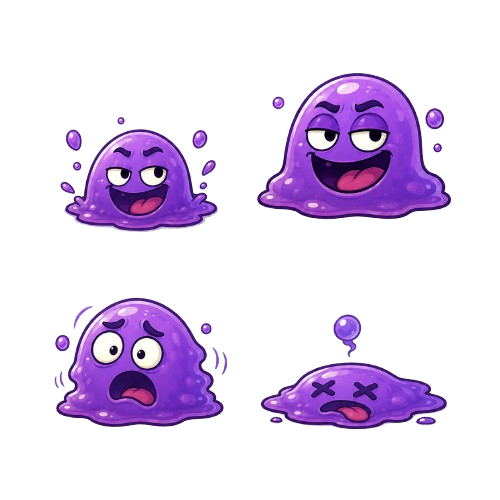
#> input picture Available Assets/RAW/T_Char_SkibidiSlime_01.png, 500 x 500 px, given in place of cove_sky_raw.png, which was not available
$ python optimize_backgrounds.py
#> lines starting #> are read from the running program, lines starting #| are printed output that depends on the picture
"""Resize + optimize generated Castaway Cove background layers into web JPGs.

Source PNGs are produced by the image generator (1536x1024). We downscale to a
mobile-friendly width and save progressive, optimized JPGs (no alpha needed -
these are opaque layers; depth/feathering is done with CSS masks at runtime).

Run from the project root with the `py` launcher:
    py scripts/optimize_backgrounds.py
"""

from __future__ import annotations

import os
from PIL import Image

ASSETS = os.path.join(
    os.path.expanduser("~"),
    ".cursor",
    "projects",
    "c-Users-Brand-Documents-Code-Projects-TapForBrainrots-WithPacks",
    "assets",
)
OUT_DIR = os.path.join("src", "assets", "backgrounds", "castaway_cove")

# (source raw png, output jpg, target width px, jpeg quality)
LAYERS = [
    ("cove_sky_raw.png", "sky.jpg", 1080, 82),
    ("cove_scene_raw.png", "scene.jpg", 1080, 84),
    ("cove_foreground_raw.png", "foreground.jpg", 1080, 84),
]


def optimize() -> None:
    os.makedirs(OUT_DIR, exist_ok=True)
    for src_name, out_name, width, quality in LAYERS:
        src = os.path.join(ASSETS, src_name)
        img = Image.open(src).convert("RGB")
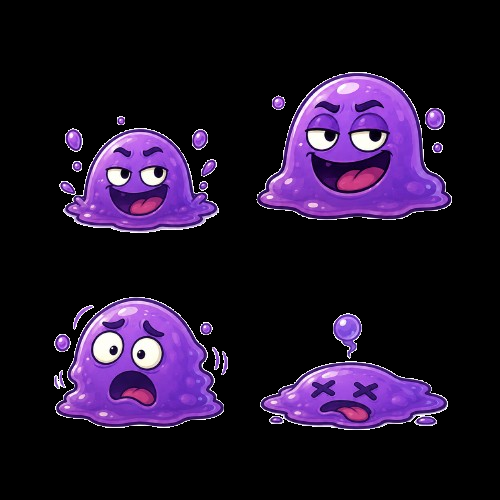
#> img: PIL image 500x500 RGB; mean R, G, B 32.9, 19.1, 43.5
        w, h = img.size
#> w = 500; h = 500
        height = round(h * (width / w))
#> height = 1080
        img = img.resize((width, height), Image.LANCZOS)
#> img: PIL image 1080x1080 RGB
        out = os.path.join(OUT_DIR, out_name)
        img.save(out, "JPEG", quality=quality, optimize=True, progressive=True)
        kb = os.path.getsize(out) / 1024
        print(f"{out_name}: {width}x{height}  {kb:.0f} KB")
#| sky.jpg: 1080x1080  79 KB
#> pass 2 of the loop in optimize, `for src_name, out_name, width, quality in LAYERS:`:
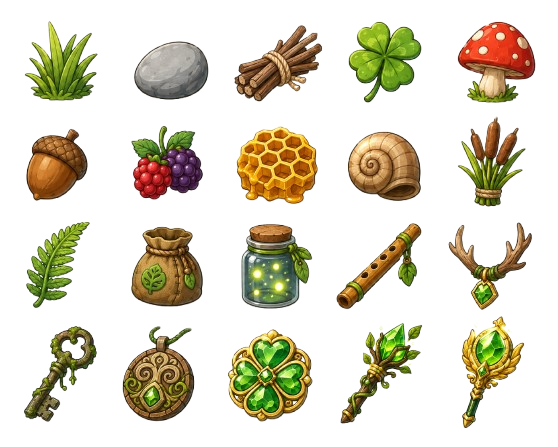
#> input picture Available Assets/RAW/T_ItemSheet_Grasslands.png, 558 x 447 px, given in place of cove_scene_raw.png, which was not available
#> in optimize, `img = Image.open(src).convert("RGB")`:
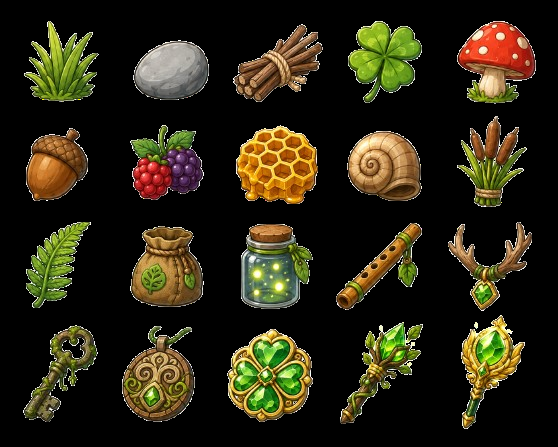
#> img: PIL image 558x447 RGB; mean R, G, B 42, 36.9, 18.6
#> in optimize, `img = img.resize((width, height), Image.LANCZOS)`:
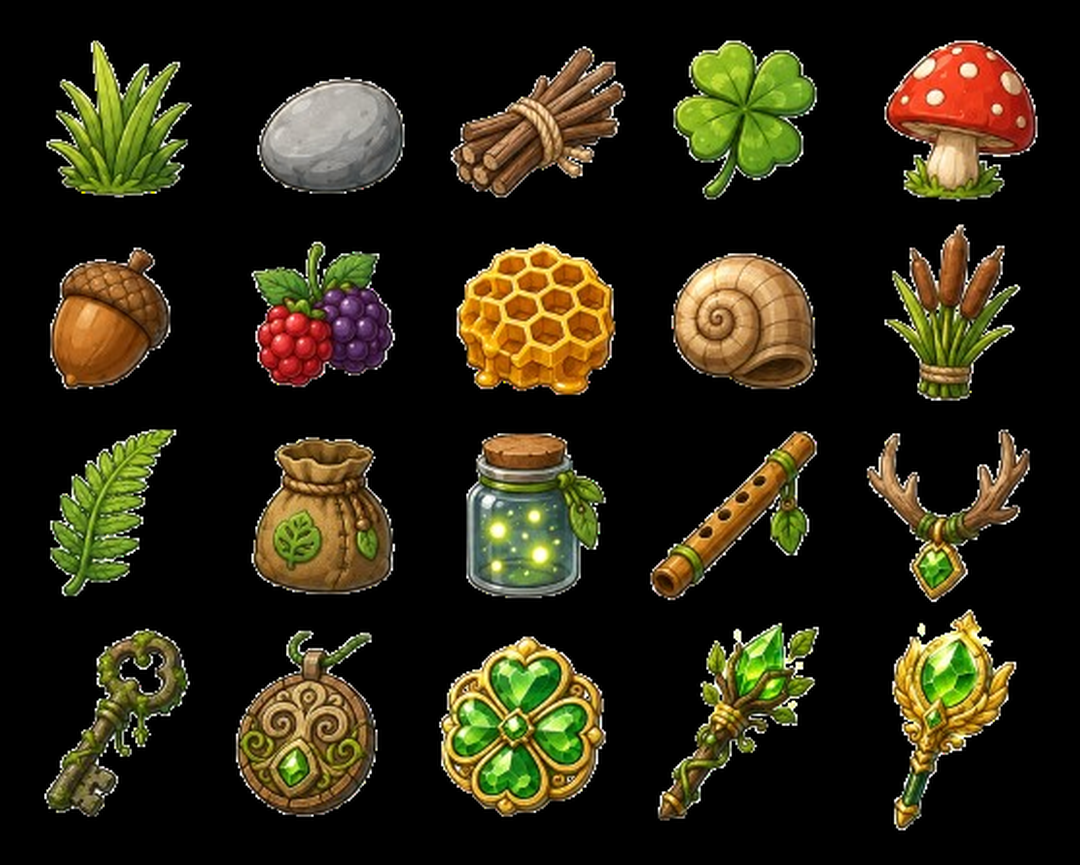
#> img: PIL image 1080x865 RGB; mean R, G, B 42.4, 37.3, 19.1
#| scene.jpg: 1080x865  126 KB


if __name__ == "__main__":
    optimize()
